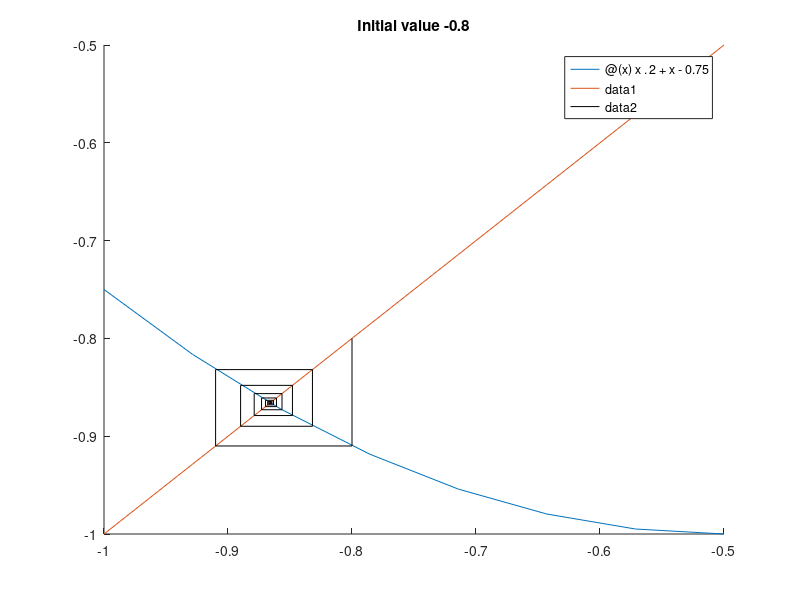

Source code (MATLAB): (Note: this script raises an error after producing the figure.)
clear all;
close all;

g = @(x) x.^2 + x - 0.75;
f = @(x) x.^2 - 0.75;

x(1)  = -0.8;
i=1;
xp = [x(1)];
yp = [x(1)];
fprintf('\n\t\t TABLE \n');
fprintf('\t n \t\t x_n \t\t f(x_n)\n');
fprintf('\t %d \t\t %f \t %f\n',1,x(1),f(x(1)));
while(abs(f(x(i)))> 1e-3)
    i = i+1;
    x(i) = g(x(i-1));
    fprintf('\t %d \t\t %f \t %f\n',i,x(i),f(x(i)));
    xp=[xp x(i-1)];
    xp=[xp x(i)];
    yp=[yp x(i)];
    yp=[yp x(i)];
end

hold on;
title('Initial value -0.8');
fplot(g,[-1 -0.5]);
fplot(@(x) x,[-1 -0.5]);
plot(xp,yp,'k');
hold off

disp('With initial value -0.8 solution is = ' + string(x(i)));

y(1)  = 0.8;
i=1;
xp = [y(1)];
yp = [y(1)];
fprintf('\n\t\t TABLE \n');
fprintf('\t n \t\t x_n \t\t f(x_n)\n');
fprintf('\t %d \t\t %f \t %f\n',1,y(1),f(y(1)));
while(abs(f(y(i)))> 1e-3)
    i = i+1;
    y(i) = g(y(i-1));
    fprintf('\t %d \t\t %f \t %f\n',i,y(i),f(y(i)));
    xp=[xp y(i-1)];
    xp=[xp y(i)];
    yp=[yp y(i)];
    yp=[yp y(i)];
end

disp('With initial value 0.8 solution is = ' + string(y(i)));

figure;
hold on;
title('Initial value 0.8');
fplot(g,[-1 1]);
fplot(@(x) x,[-1 1]);
plot(xp,yp,'k');
hold off

